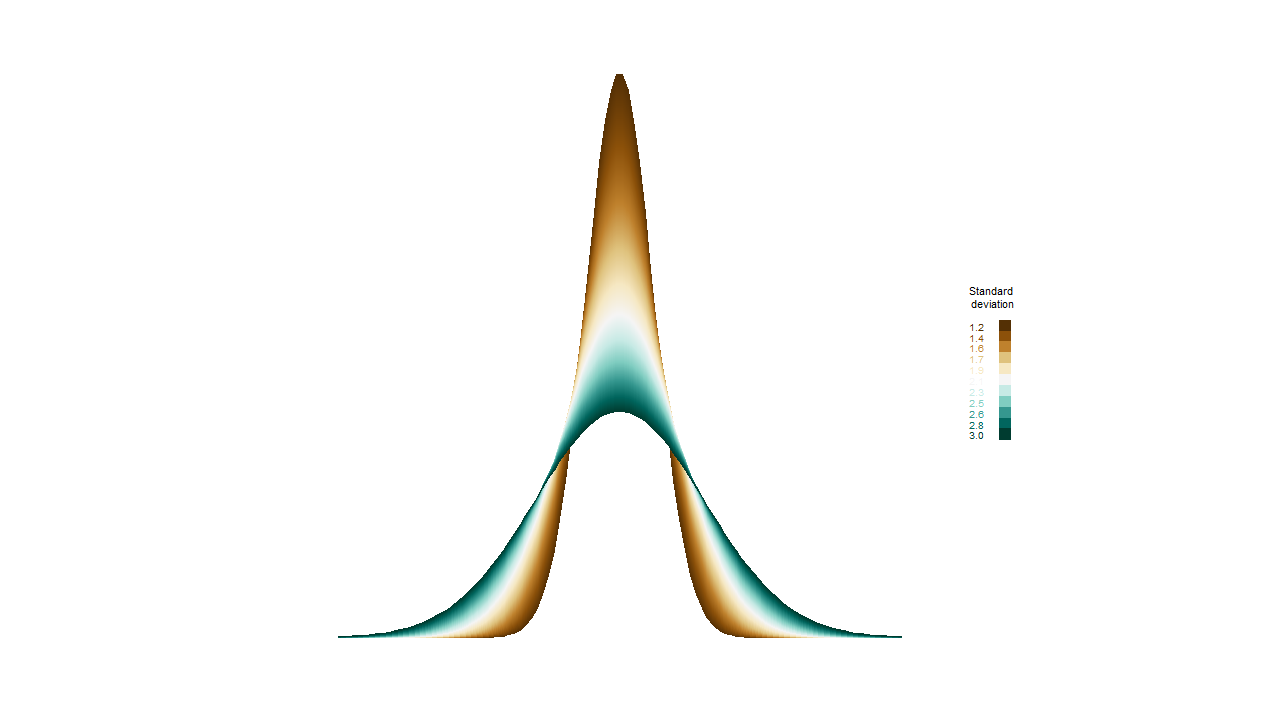

The script that drew this image:
library(lattice)
library(RColorBrewer)

ser <- 1000
obs <- 100
m <- 0
sd <- seq(1.2,3, length.out=ser)
xax <- seq(-10,10,length.out=obs)
Ndists <- matrix(rep(0,ser*obs), obs,ser)

for(i in 1:ser){
  Ndists[,i] <- dnorm(xax,m,sd[i])
}
Ndists.df <- as.data.frame(Ndists)

Ndists.long <- reshape(Ndists.df, 
                       direction="long",
                       varying = list(1:ser),
                       v.names="dist")

Ndists.long$xax <- rep(xax,ser)

axis.set <- function(side, ...) {
  if (side == "left" | side == "top" | side=="bottom" | side=="right") {
    panel.axis(side = side, outside = TRUE,
               tick=FALSE,
               labels=FALSE)
  }else axis.default(side = side, ...)
}

xyplot(dist~xax, groups=time, data=Ndists.long, 
       type=c("l"), aspect=1, 
       xlab=NULL, ylab=NULL, 
       axis=axis.set,
       
       col=colorRampPalette(brewer.pal(11,"BrBG"))(ser),
       par.settings=list(axis.line=list(col="transparent")),
       
       key=list(space="right",
                title="Standard\n deviation",
                cex.title=0.9,
                columns=1,
                cex=0.8,
                adj=1,
                text=list(as.character(format(round(seq(1.2,3.0, length.out=11),1),nsmall=1)),
                          col=brewer.pal(11,"BrBG")),
                points=list(pch=15, cex=2, col=brewer.pal(11,"BrBG"))))
